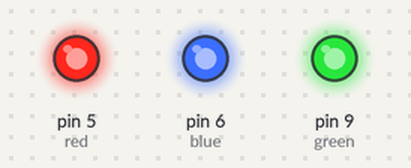
Simulated run of this sketch. Board: Arduino Uno, built with avr-gcc and run on an emulated ATmega328P. Parts: output pins drawn as LEDs (lit = HIGH).

Above: at 0.5 s.
At 2.5 s:
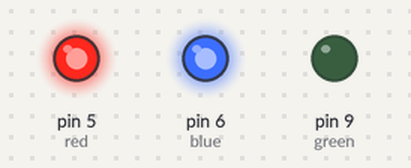
At 3.5 s:
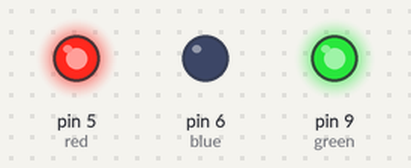
At 4.5 s:
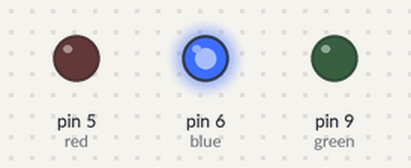
At 6.5 s:
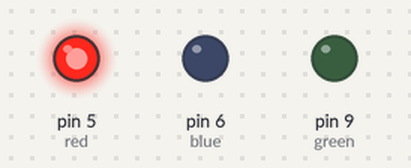
At 9.5 s:
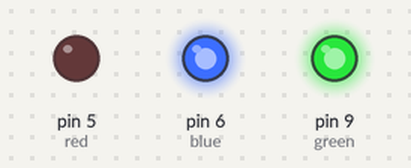
Timing chart, 0 to 10.4 s (numbered marks = the images above):
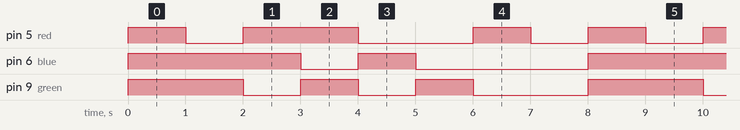

Measured:
- by itself, pin 5 (red): repeats every 8.0 s: LOW 1.0 s, HIGH 2.0 s, LOW 2.0 s, HIGH 1.0 s, LOW 1.0 s, HIGH 1.0 s
- by itself, pin 6 (blue): repeats every 8.0 s: LOW 1.0 s, HIGH 1.0 s, LOW 3.0 s, HIGH 3.0 s
- by itself, pin 9 (green): repeats every 8.0 s: 2 × (LOW 1.0 s, HIGH 1.0 s), LOW 2.0 s, HIGH 2.0 s

The sketch:

led.ino
```cpp
/*
  LED test.

  Tests the LEDs for the Spark prototype.

  Note that the LEDs are on when they are pulled low, because they share a common cathode.
 */

// Pin 13 has an LED connected on most Arduino boards.
// give it a name:
int red = 5;
int blue = 6;
int green = 9;

// the setup routine runs once when you press reset:
void setup() {
  // initialize the digital pin as an output.
  pinMode(red, OUTPUT);
  pinMode(blue, OUTPUT);
  pinMode(green, OUTPUT);
}

// the loop routine runs over and over again forever:

void loop() {
  digitalWrite(red, HIGH);
  digitalWrite(green, HIGH);
  digitalWrite(blue, HIGH);
  delay(1000);
  digitalWrite(red, LOW);
  digitalWrite(green, HIGH);
  digitalWrite(blue, HIGH);
  delay(1000);
  digitalWrite(red, HIGH);
  digitalWrite(green, LOW);
  digitalWrite(blue, HIGH);
  delay(1000);
  digitalWrite(red, HIGH);
  digitalWrite(green, HIGH);
  digitalWrite(blue, LOW);
  delay(1000);
  digitalWrite(red, LOW);
  digitalWrite(green, LOW);
  digitalWrite(blue, HIGH);
  delay(1000);
  digitalWrite(red, LOW);
  digitalWrite(green, HIGH);
  digitalWrite(blue, LOW);
  delay(1000);
  digitalWrite(red, HIGH);
  digitalWrite(green, LOW);
  digitalWrite(blue, LOW);
  delay(1000);
  digitalWrite(red, LOW);
  digitalWrite(green, LOW);
  digitalWrite(blue, LOW);
  delay(1000);
}
```
